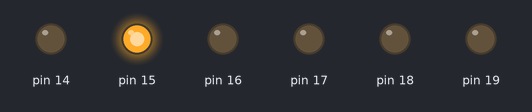
A sketch run on a simulated Arduino Uno, built with avr-gcc and run on an emulated ATmega328P. On the bench: output pins drawn as LEDs (lit = HIGH). What the sketch prints to the serial monitor is not drawn.

Above: at 0.07 s.
At 0.52 s:
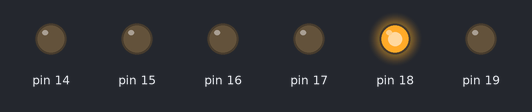
At 1.12 s:
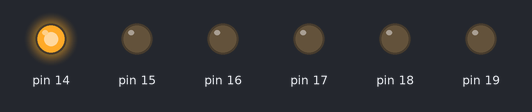
At 1.42 s:
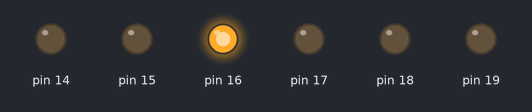
At 2.77 s:
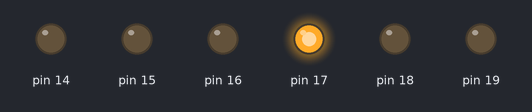
Timing chart, 0 to 3.1 s (numbered marks = the images above):
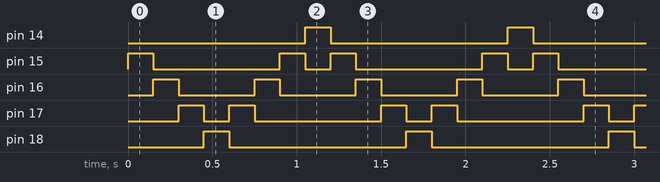

The sketch:

CylonScanner03b.ino
```cpp
//CylonScanner03b
//http://www.hobbytronics.co.uk/arduino-tutorial4-cylon

 /*
  Simple Cylon
  Cylon Eye sweep using 8 LEDs
  http://www.hobbytronics.co.uk/arduino-tutorial4-cylon
 */


unsigned char upDown=1;	// start off going UP
unsigned char cylon=0;  // determines which LED is on 0 to 4

void setup() {
  Serial.begin(9600);
  Serial.println("CylonScanner03b");
  // initialize the digital pins as outputs.
  //DDRB = B00011111;  // sets Arduino port B pins 0 to 4 as outputs
  DDRC = B11111111;  // sets Arduino port C pins 0 to 7 as outputs
}

void loop() {
  if(upDown==1){
    cylon++;
    if(cylon>=4) upDown=0;      // Reached max LED, next time we need to go down
  }
  else {
    cylon--;
    if(cylon==0) upDown=1;      // Reached min LED, next time we need to go up
  }
  PORTC = 1 << cylon;
  delay(150);              // wait for a second
}
```

Measured:
- by itself, pin 14, pin 18: alternates HIGH for 0.15 s and LOW for 1.1 s
- by itself, pin 15: repeats every 1.2 s: LOW 0.75 s, HIGH 0.15 s, LOW 0.15 s, HIGH 0.15 s
- by itself, pin 16: alternates HIGH for 0.15 s and LOW for 0.45 s
- by itself, pin 17: repeats every 1.2 s: LOW 0.15 s, HIGH 0.15 s, LOW 0.75 s, HIGH 0.15 s
